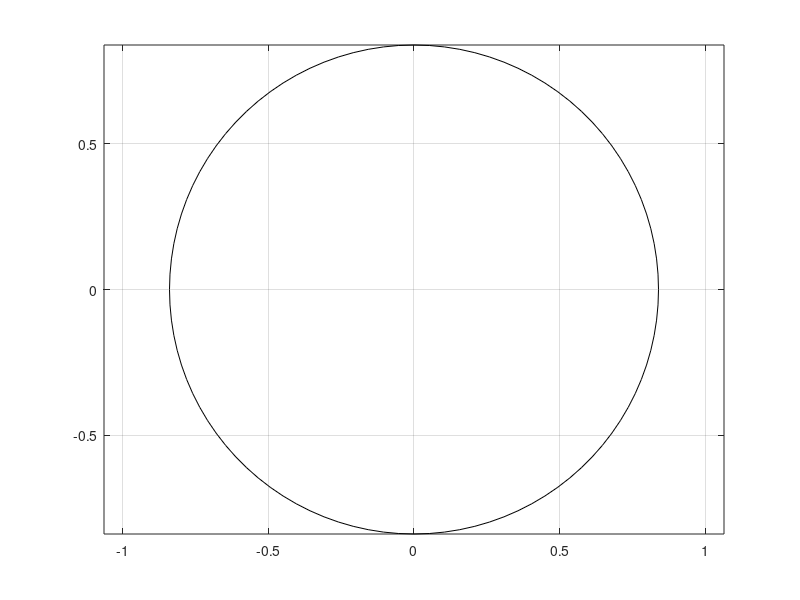

This figure's MATLAB source: (Note: this script raises an error after producing the figure.)
clear
clc
g = 9.81;

%% Plot fuselage
fus.r = 1.68/2;
th = 0:pi/50:2*pi;
xunit = fus.r * cos(th);
yunit = fus.r * sin(th);
color = 'k';

plot(xunit, yunit, color);
axis equal;
grid on;


%% Underbelly
ubelly.x_at_r = 0.51;
ubelly.y_at_r = -sqrt(fus.r^2 - ubelly.x_at_r^2);

ubelly.x_at_c = 0;
ubelly.y_at_c = -0.14-fus.r;

syms A B x
f(x) = A*exp(15*x) + B;

[solA, solB] = solve(f(ubelly.x_at_r) == ubelly.y_at_r, f(ubelly.x_at_c) == ubelly.y_at_c);
f(x) = subs(f, [A B], [solA, solB]);
x_range = linspace(ubelly.x_at_c, ubelly.x_at_r, 100);
hold on;
plot(x_range, f(x_range), color);
plot(-x_range, f(x_range), color);
hold off

c_root = 1.767;
c_tip = 0.533;
span = 8.94;
semispan = span/2;
t_c_ratio = 0.12;

c(x) = -(c_root - c_tip)/semispan*x + c_root;
h(x) = t_c_ratio*c(x);

x_heights = linspace(0, semispan, 100);
top_edge(x) = h(x)/2 - fus.r;
bottom_edge(x) = -h(x)/2 - fus.r;

top_edge_intercept = vpasolve(top_edge == f, x, [0 semispan]);
bottom_edge_intercept = vpasolve(bottom_edge == f, x, [0 semispan]);

top_linspace = linspace(top_edge_intercept, semispan, 100);
bottom_linspace = linspace(bottom_edge_intercept, semispan, 100);

hold on;
plot(top_linspace, top_edge(top_linspace), color);
plot(bottom_linspace, bottom_edge(bottom_linspace), color);
plot([semispan semispan], [bottom_edge(semispan) top_edge(semispan)], color)
hold off

%% Loading scale factor
loading_scale_factor = 1e+03;

%% Undercarriage loading
uc.spanwise_start = 1.18 - 0.049;
uc.spanwise_end = 1.18 + 0.049 + 0.2;
uc.wing_loading = 80*0.454*g/abs(uc.spanwise_start - uc.spanwise_end);
uc.loading(x) = piecewise((x >= uc.spanwise_start) & (x <= uc.spanwise_end), -uc.wing_loading, 0)/loading_scale_factor;

%% Fuel loading
fuel.volume_in_wings_m3 = 0.5341;
fuel.density = 775; % kg/m^3
fuel.fuel_weight = g*fuel.density*fuel.volume_in_wings_m3;
fuel.loading(x) = piecewise((x >= bottom_edge_intercept) & (x <= 0.95*semispan), -fuel.fuel_weight, 0)/loading_scale_factor;

%% Lift loading
wing.L0 = 8000; %% TODO: GET FROM CHORLEY
wing.loading(x) = wing.L0*sqrt(1 - (x/semispan)^2)/loading_scale_factor;
hold on;
plot(bottom_linspace, fuel.loading(bottom_linspace) + wing.loading(bottom_linspace) + uc.loading(bottom_linspace) - fus.r);
hold off;
